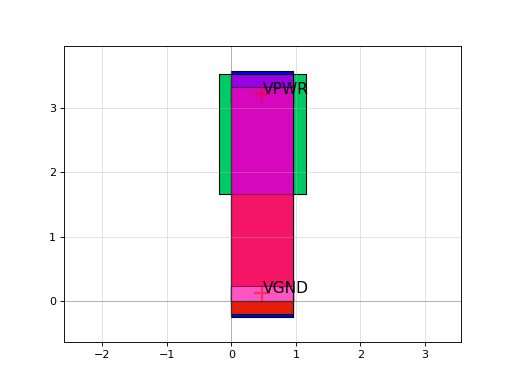

Write Python code to recreate this figure.
import sky130

c = sky130.components.sky130_fd_sc_hs__fill_diode_2()
c.plot()
